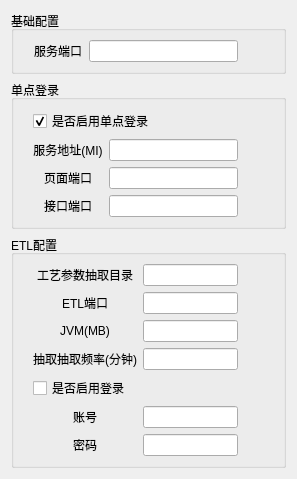
       <widget class="QWidget" name="tabStep_4">
        <attribute name="title">
         <string>Step4.系统配置</string>
        </attribute>
        <layout class="QVBoxLayout" name="verticalLayout_6" stretch="1,4,7">
         <item>
          <widget class="QGroupBox" name="group_9">
           <property name="title">
            <string>基础配置</string>
           </property>
           <layout class="QHBoxLayout" name="horizontalLayout_12">
            <item>
             <layout class="QGridLayout" name="gridLayout_12" columnstretch="1,3,1">
              <property name="leftMargin">
               <number>10</number>
              </property>
              <property name="rightMargin">
               <number>10</number>
              </property>
              <item row="0" column="0">
               <widget class="QLabel" name="label_95">
                <property name="text">
                 <string>服务端口</string>
                </property>
                <property name="alignment">
                 <set>Qt::AlignCenter</set>
                </property>
               </widget>
              </item>
              <item row="0" column="1">
               <widget class="QLineEdit" name="input_48"/>
              </item>
              <item row="0" column="2">
               <widget class="QLabel" name="help_34">
                <property name="maximumSize">
                 <size>
                  <width>20</width>
                  <height>20</height>
                 </size>
                </property>
                <property name="text">
                 <string/>
                </property>
                <property name="pixmap">
                 <pixmap>C:/Users/slave/Desktop/help.png</pixmap>
                </property>
                <property name="scaledContents">
                 <bool>true</bool>
                </property>
               </widget>
              </item>
             </layout>
            </item>
           </layout>
          </widget>
         </item>
         <item>
          <widget class="QGroupBox" name="group_11">
           <property name="title">
            <string>单点登录</string>
           </property>
           <layout class="QHBoxLayout" name="horizontalLayout_10">
            <item>
             <layout class="QGridLayout" name="gridLayout_4" columnstretch="1,3,1">
              <property name="leftMargin">
               <number>10</number>
              </property>
              <property name="rightMargin">
               <number>10</number>
              </property>
              <item row="0" column="2">
               <widget class="QLabel" name="help_35">
                <property name="maximumSize">
                 <size>
                  <width>20</width>
                  <height>20</height>
                 </size>
                </property>
                <property name="text">
                 <string/>
                </property>
                <property name="pixmap">
                 <pixmap>C:/Users/slave/Desktop/help.png</pixmap>
                </property>
                <property name="scaledContents">
                 <bool>true</bool>
                </property>
               </widget>
              </item>
              <item row="1" column="0">
               <widget class="QLabel" name="label_29">
                <property name="text">
                 <string>服务地址(MI)</string>
                </property>
                <property name="alignment">
                 <set>Qt::AlignCenter</set>
                </property>
               </widget>
              </item>
              <item row="1" column="1">
               <widget class="QLineEdit" name="input_50"/>
              </item>
              <item row="2" column="0">
               <widget class="QLabel" name="label_31">
                <property name="text">
                 <string>页面端口</string>
                </property>
                <property name="alignment">
                 <set>Qt::AlignCenter</set>
                </property>
               </widget>
              </item>
              <item row="1" column="2">
               <widget class="QLabel" name="help_36">
                <property name="maximumSize">
                 <size>
                  <width>20</width>
                  <height>20</height>
                 </size>
                </property>
                <property name="text">
                 <string/>
                </property>
                <property name="pixmap">
                 <pixmap>C:/Users/slave/Desktop/help.png</pixmap>
                </property>
                <property name="scaledContents">
                 <bool>true</bool>
                </property>
               </widget>
              </item>
              <item row="2" column="1">
               <widget class="QLineEdit" name="input_51"/>
              </item>
              <item row="2" column="2">
               <widget class="QLabel" name="help_37">
                <property name="maximumSize">
                 <size>
                  <width>20</width>
                  <height>20</height>
                 </size>
                </property>
                <property name="text">
                 <string/>
                </property>
                <property name="pixmap">
                 <pixmap>C:/Users/slave/Desktop/help.png</pixmap>
                </property>
                <property name="scaledContents">
                 <bool>true</bool>
                </property>
               </widget>
              </item>
              <item row="3" column="0">
               <widget class="QLabel" name="label_32">
                <property name="text">
                 <string>接口端口</string>
                </property>
                <property name="alignment">
                 <set>Qt::AlignCenter</set>
                </property>
               </widget>
              </item>
              <item row="3" column="1">
               <widget class="QLineEdit" name="input_52"/>
              </item>
              <item row="0" column="0" colspan="2">
               <widget class="QCheckBox" name="input_49">
                <property name="text">
                 <string>是否启用单点登录</string>
                </property>
                <property name="checked">
                 <bool>true</bool>
                </property>
               </widget>
              </item>
              <item row="3" column="2">
               <widget class="QLabel" name="help_38">
                <property name="maximumSize">
                 <size>
                  <width>20</width>
                  <height>20</height>
                 </size>
                </property>
                <property name="text">
                 <string/>
                </property>
                <property name="pixmap">
                 <pixmap>C:/Users/slave/Desktop/help.png</pixmap>
                </property>
                <property name="scaledContents">
                 <bool>true</bool>
                </property>
               </widget>
              </item>
             </layout>
            </item>
           </layout>
          </widget>
         </item>
         <item>
          <widget class="QGroupBox" name="group_12">
           <property name="title">
            <string>ETL配置</string>
           </property>
           <layout class="QHBoxLayout" name="horizontalLayout_5">
            <item>
             <layout class="QGridLayout" name="gridLayout_10" columnstretch="1,3,1">
              <property name="leftMargin">
               <number>10</number>
              </property>
              <property name="rightMargin">
               <number>10</number>
              </property>
              <item row="5" column="0">
               <widget class="QLabel" name="label_93">
                <property name="text">
                 <string>账号</string>
                </property>
                <property name="alignment">
                 <set>Qt::AlignCenter</set>
                </property>
               </widget>
              </item>
              <item row="4" column="0" colspan="2">
               <widget class="QCheckBox" name="input_57">
                <property name="text">
                 <string>是否启用登录</string>
                </property>
               </widget>
              </item>
              <item row="1" column="1">
               <widget class="QLineEdit" name="input_54"/>
              </item>
              <item row="4" column="2">
               <widget class="QLabel" name="help_43">
                <property name="maximumSize">
                 <size>
                  <width>20</width>
                  <height>20</height>
                 </size>
                </property>
                <property name="text">
                 <string/>
                </property>
                <property name="pixmap">
                 <pixmap>C:/Users/slave/Desktop/help.png</pixmap>
                </property>
                <property name="scaledContents">
                 <bool>true</bool>
                </property>
               </widget>
              </item>
              <item row="0" column="0">
               <widget class="QLabel" name="label_30">
                <property name="text">
                 <string>工艺参数抽取目录</string>
                </property>
                <property name="alignment">
                 <set>Qt::AlignCenter</set>
                </property>
               </widget>
              </item>
              <item row="3" column="0">
               <widget class="QLabel" name="label_92">
                <property name="text">
                 <string>抽取抽取频率(分钟)</string>
                </property>
                <property name="alignment">
                 <set>Qt::AlignCenter</set>
                </property>
               </widget>
              </item>
              <item row="2" column="1">
               <widget class="QLineEdit" name="input_55"/>
              </item>
              <item row="5" column="1">
               <widget class="QLineEdit" name="input_58"/>
              </item>
              <item row="6" column="1">
               <widget class="QLineEdit" name="input_59"/>
              </item>
              <item row="2" column="2">
               <widget class="QLabel" name="help_41">
                <property name="maximumSize">
                 <size>
                  <width>20</width>
                  <height>20</height>
                 </size>
                </property>
                <property name="text">
                 <string/>
                </property>
                <property name="pixmap">
                 <pixmap>C:/Users/slave/Desktop/help.png</pixmap>
                </property>
                <property name="scaledContents">
                 <bool>true</bool>
                </property>
               </widget>
              </item>
              <item row="1" column="2">
               <widget class="QLabel" name="help_40">
                <property name="maximumSize">
                 <size>
                  <width>20</width>
                  <height>20</height>
                 </size>
                </property>
                <property name="text">
                 <string/>
                </property>
                <property name="pixmap">
                 <pixmap>C:/Users/slave/Desktop/help.png</pixmap>
                </property>
                <property name="scaledContents">
                 <bool>true</bool>
                </property>
               </widget>
              </item>
              <item row="2" column="0">
               <widget class="QLabel" name="label_39">
                <property name="text">
                 <string>JVM(MB)</string>
                </property>
                <property name="alignment">
                 <set>Qt::AlignCenter</set>
                </property>
               </widget>
              </item>
              <item row="1" column="0">
               <widget class="QLabel" name="label_37">
                <property name="text">
                 <string>ETL端口</string>
                </property>
                <property name="alignment">
                 <set>Qt::AlignCenter</set>
                </property>
               </widget>
              </item>
              <item row="3" column="1">
               <widget class="QLineEdit" name="input_56"/>
              </item>
              <item row="0" column="2">
               <widget class="QLabel" name="help_39">
                <property name="maximumSize">
                 <size>
                  <width>20</width>
                  <height>20</height>
                 </size>
                </property>
                <property name="text">
                 <string/>
                </property>
                <property name="pixmap">
                 <pixmap>C:/Users/slave/Desktop/help.png</pixmap>
                </property>
                <property name="scaledContents">
                 <bool>true</bool>
                </property>
               </widget>
              </item>
              <item row="0" column="1">
               <widget class="QLineEdit" name="input_53"/>
              </item>
              <item row="6" column="0">
               <widget class="QLabel" name="label_94">
                <property name="text">
                 <string>密码</string>
                </property>
                <property name="alignment">
                 <set>Qt::AlignCenter</set>
                </property>
               </widget>
              </item>
              <item row="3" column="2">
               <widget class="QLabel" name="help_42">
                <property name="maximumSize">
                 <size>
                  <width>20</width>
                  <height>20</height>
                 </size>
                </property>
                <property name="text">
                 <string/>
                </property>
                <property name="pixmap">
                 <pixmap>C:/Users/slave/Desktop/help.png</pixmap>
                </property>
                <property name="scaledContents">
                 <bool>true</bool>
                </property>
               </widget>
              </item>
              <item row="5" column="2">
               <widget class="QLabel" name="help_44">
                <property name="maximumSize">
                 <size>
                  <width>20</width>
                  <height>20</height>
                 </size>
                </property>
                <property name="text">
                 <string/>
                </property>
                <property name="pixmap">
                 <pixmap>C:/Users/slave/Desktop/help.png</pixmap>
                </property>
                <property name="scaledContents">
                 <bool>true</bool>
                </property>
               </widget>
              </item>
              <item row="6" column="2">
               <widget class="QLabel" name="help_45">
                <property name="maximumSize">
                 <size>
                  <width>20</width>
                  <height>20</height>
                 </size>
                </property>
                <property name="text">
                 <string/>
                </property>
                <property name="pixmap">
                 <pixmap>C:/Users/slave/Desktop/help.png</pixmap>
                </property>
                <property name="scaledContents">
                 <bool>true</bool>
                </property>
               </widget>
              </item>
             </layout>
            </item>
           </layout>
          </widget>
         </item>
        </layout>
       </widget>
